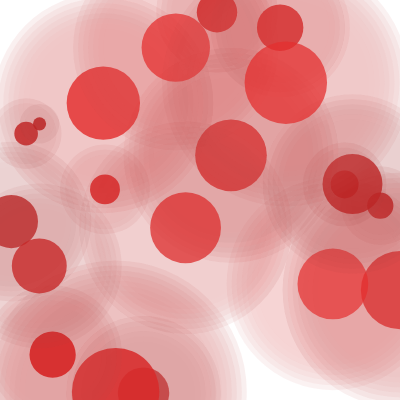
Frame 1 (no input)
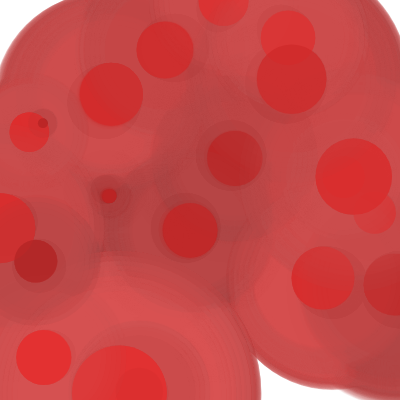
Frame 60 (no input)
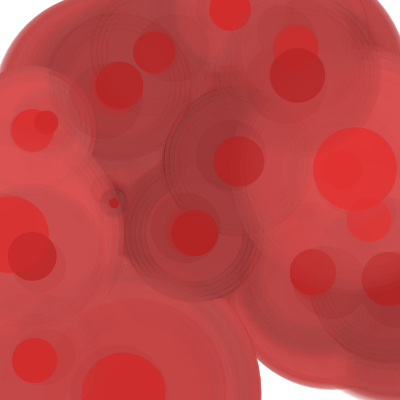
Frame 120 (the mouse pressed at the canvas centre since frame 60)

The p5.js sketch that drew these frames (run headless with seeded random() and noise() and a simulated clock; from frame 60 on, the mouse is pressed at the canvas centre):

// p5.js sketch
// ── sketch.js
let orbs = [];
const MAX_ORBS = 150;

function setup() {
  createCanvas(400, 400);
  colorMode(HSB, 360, 100, 100, 100);
  
  for (let i = 0; i < 20; i++) {
    orbs.push(new Orb());
  }
}

function draw() {
  // Subtle dark background with slight variation
  const bgHue = 20;
  const bgSat = 5;
  const bgBri = 2;
  set(bgHue, bgSat, bgBri, 95);
  
  // Update and display orbs
  for (let i = orbs.length - 1; i >= 0; i--) {
    orbs[i].update();
    orbs[i].display();
    
    if (orbs[i].isDead()) {
      orbs.splice(i, 1);
    }
  }
  
  // Occasionally spawn new orbs
  if (frameCount % 120 === 0 && orbs.length < MAX_ORBS) {
    orbs.push(new Orb());
  }
  
  // Remove oldest orbs if over limit
  while (orbs.length > MAX_ORBS) {
    orbs.shift();
  }
}

class Orb {
  constructor() {
    this.x = random(width);
    this.y = random(height);
    this.vx = random(-0.2, 0.2);
    this.vy = random(-0.2, 0.2);
    this.baseRadius = random(20, 80);
    this.radius = this.baseRadius;
    this.phase = random(TWO_PI);
    this.hue = (frameCount / 10 + random(180, 360)) % 360;
    this.alpha = random(70, 95);
    this.decay = 0;
  }
  
  update() {
    this.x += this.vx;
    this.y += this.vy;
    
    // Ripple effect
    this.phase += 0.02;
    this.radius = this.baseRadius + sin(this.phase) * 15;
    
    // Bounce off edges
    if (this.x < 0 || this.x > width) this.vx *= -1;
    if (this.y < 0 || this.y > height) this.vy *= -1;
    
    // Gradual fade
    this.decay += 0.005;
    if (this.decay > 1) this.decay = 1;
  }
  
  display() {
    const brightness = 80 + sin(this.phase) * 10;
    const alphaVal = this.alpha * (1 - this.decay * 0.5);
    
    // Draw glow effect
    for (let r = this.radius * 1.5; r > this.radius; r -= 5) {
      const alphaStep = alphaVal / (this.radius * 1.5) * (r - this.radius);
      const b = brightness * (1 - (r - this.radius) / (this.radius * 1.5) * 0.5);
      set(hue(this.hue), 60, b, alphaStep * 0.3);
      noStroke();
      fill(hue(this.hue), 60, b, alphaStep * 0.3);
      ellipse(this.x, this.y, r * 2);
    }
    
    // Core
    set(hue(this.hue), 80, brightness, alphaVal);
    noStroke();
    fill(hue(this.hue), 80, brightness, alphaVal);
    ellipse(this.x, this.y, this.radius);
  }
  
  isDead() {
    return this.decay >= 1;
  }
}
